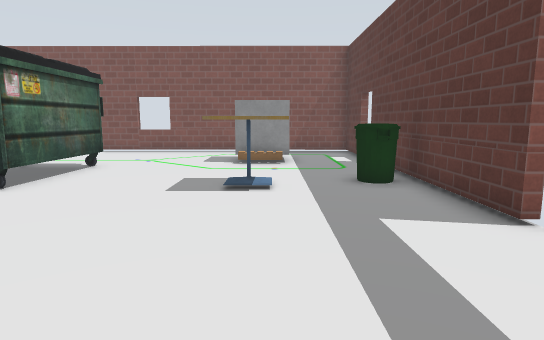
View 1 (above)

16 first-person views from a walk through a Gazebo world. The camera is 0.78 m above the floor, tilts 8° down and sees 75° across. The floor is counted in squares, 0.5 m on a side. Each view is taken from the middle of a square. On the plan, view 1 faces up. The plan holds only what a view shows up to about 16 squares ahead; the rest is blank. Simple patterns stand in for the simulator's built-in surfaces. Simple shapes stand in for some stock models.

View 2
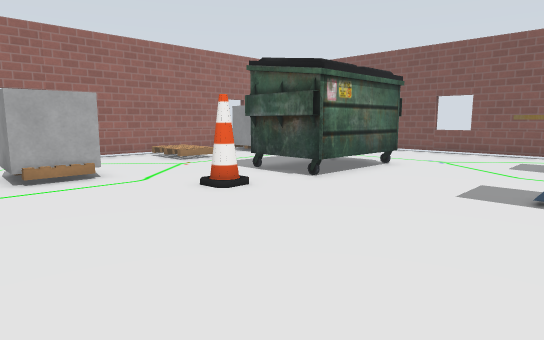

View 3
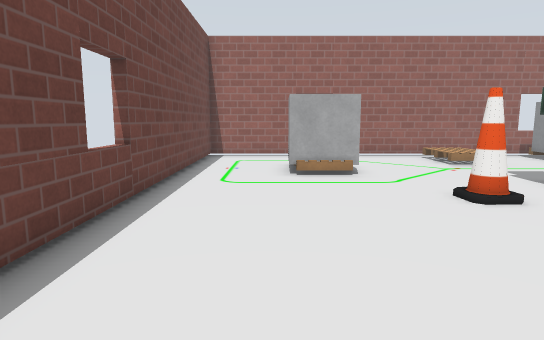

View 4
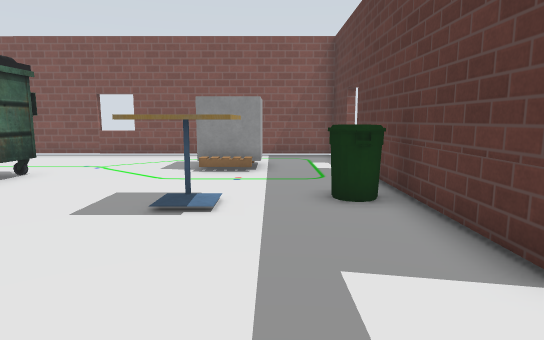

View 5
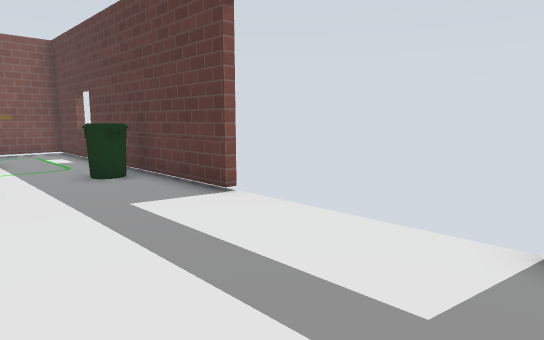

View 6
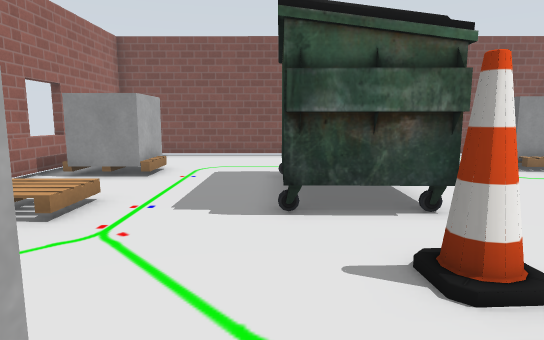

View 7
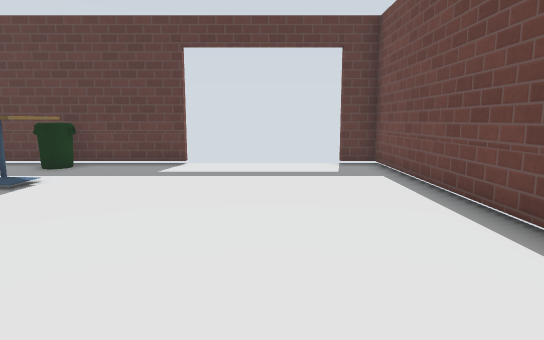

View 8
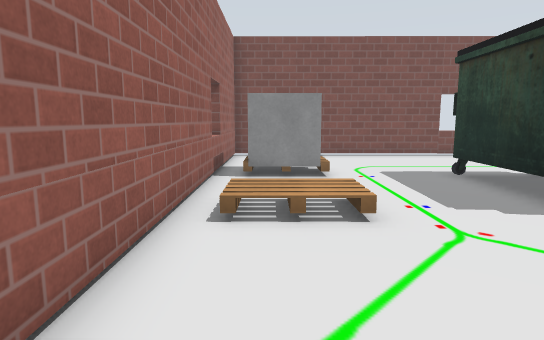

View 9
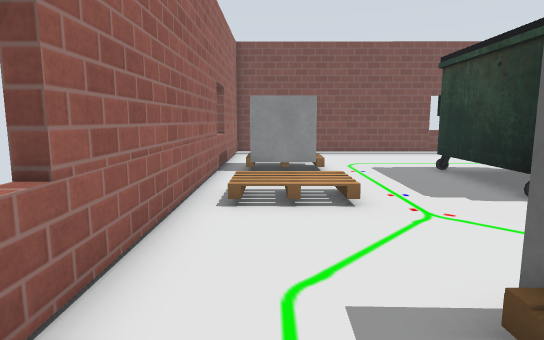

View 10
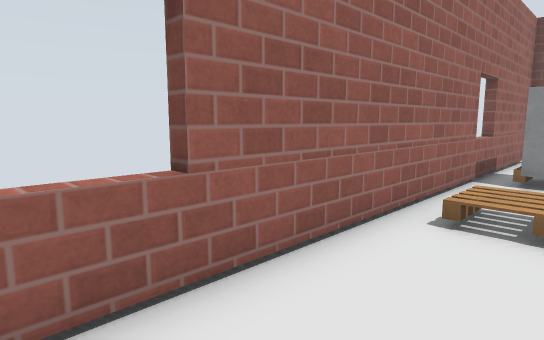

View 11
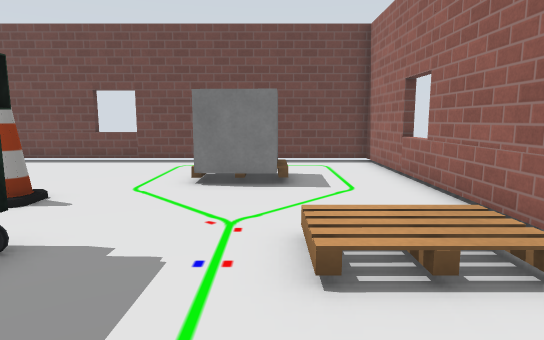

View 12
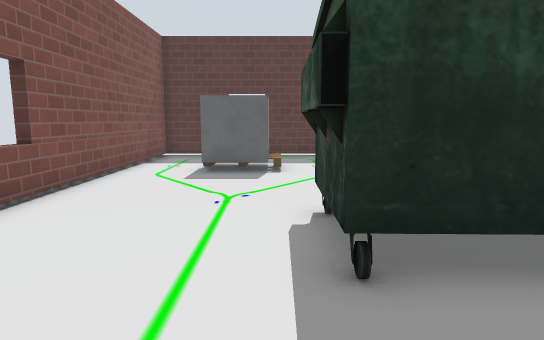

View 13
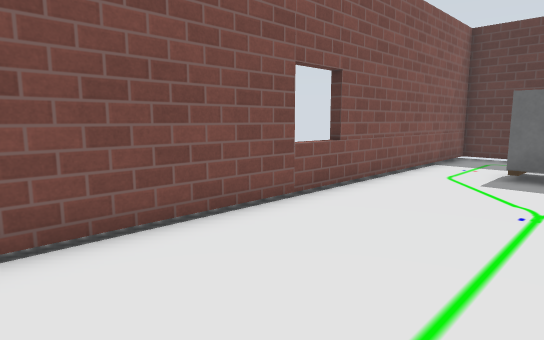

View 14
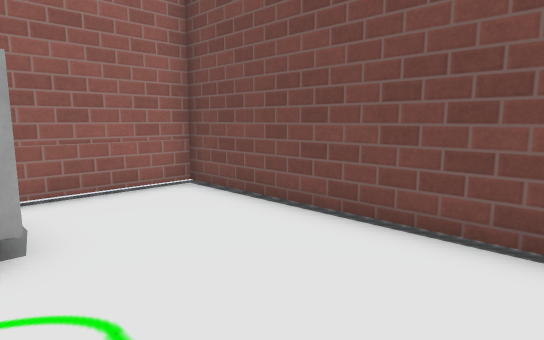

View 15
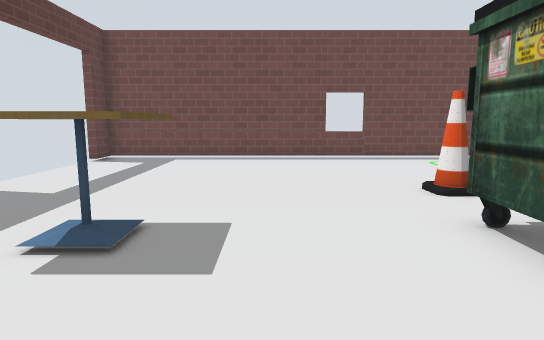

View 16
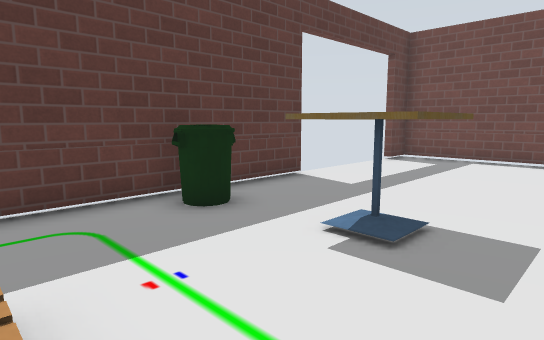

### Floor plan
Key: @ floor where view 1 was taken; # wall or solid block; . floor; D open door; = window, fence, low wall or low ledge; B grey box; U dumpster; I bin; T cafe table; P pallet; C cone.
Columns run from 16 left of view 1 to 4 right of it. Each row starts with its distance up from view 1.
 18 ##########=##########
 17 #...................#
 16 #...................#
 15 #..............BB...#
 14 #..............BB...=
 13 # BB...........##...#
 12 ##BB....UUU.........#
 11 #.......U U.........#
 10 #......U  U........I#
  9 #.PP...U  U....TT.II#
  8 #PPP...UUUU....TT...#
  7 #...................#
  6 #...................#
  5 #........C..........D
  4 #...................D
  3 =...BB#.............D
  2 #...BB#.............D
  1 #...................D
  0 #...............@...D
 -1 #...................#
 -2 ##########=##########

Where each view was taken, in squares from view 1:
view 1: 0 up, 0 right, facing up
view 2: 0 up, 0 right, facing up-left
view 3: 1 up, 0 right, facing left
view 4: 2 up, 1 right, facing up
view 5: 1 down, 1 left, facing up-right
view 6: 2 up, 9 left, facing up
view 7: 2 up, 9 left, facing right
view 8: 2 up, 14 left, facing up
view 9: 1 up, 14 left, facing up
view 10: 2 up, 13 left, facing up-left
view 11: 12 up, 12 left, facing down
view 12: 13 up, 12 left, facing right
view 13: 13 up, 12 left, facing up-right
view 14: 13 up, 8 left, facing up-left
view 15: 13 up, 3 left, facing down
view 16: 13 up, 3 left, facing down-right
